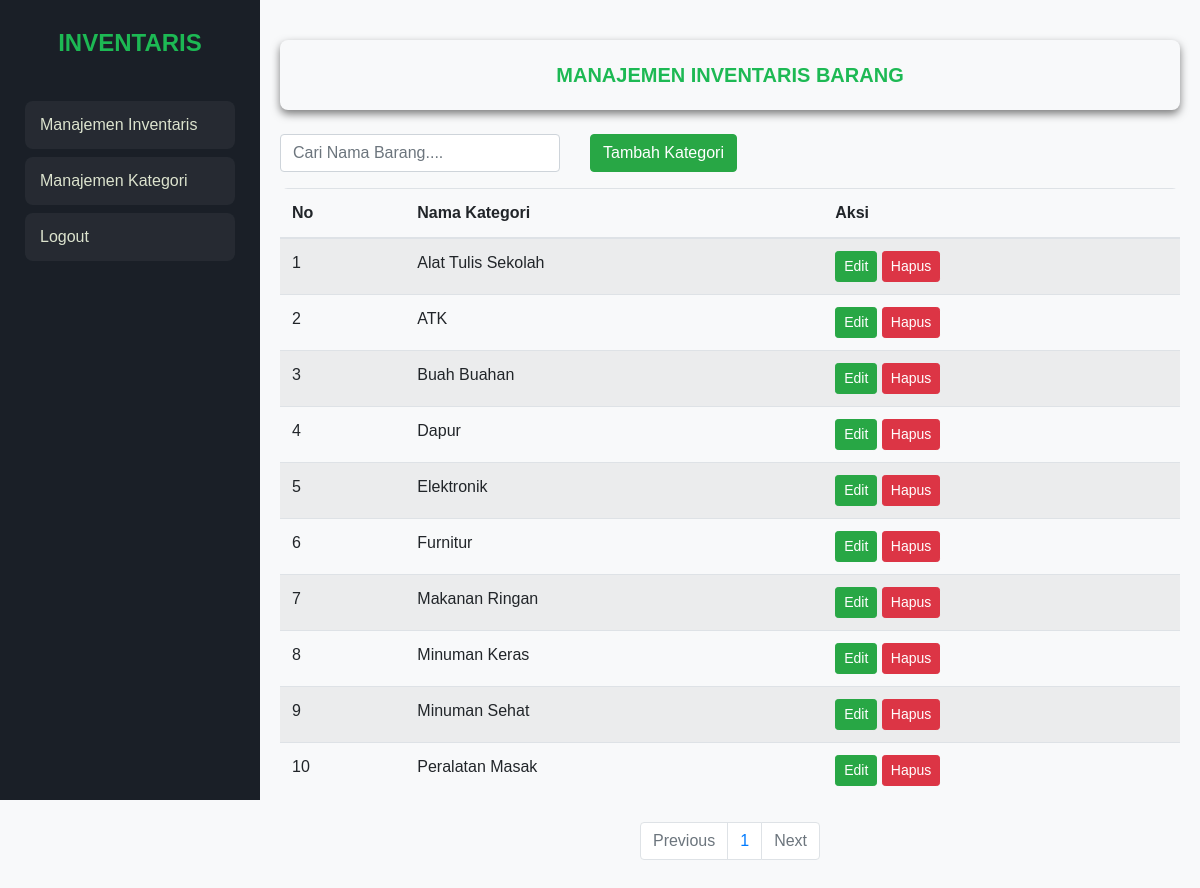
The page /kategori.php (signed in) on the database its author committed.
### tables this page shows
CREATE TABLE `kategori` (
  `id` int(11) NOT NULL,
  `nama_kategori` varchar(255) DEFAULT NULL
);

### kategori.php (the view, shortened to what this page needs)
<?php
    include 'db.php';
    $limit = 10;
    $page = isset($_GET['page']) ? (int)$_GET['page'] : 1;
    $offset = ($page - 1) * $limit;
    $filterKategori = isset($_GET['kategori']) ? $_GET['kategori'] : '';
    $search = isset($_GET['search']) ? $_GET['search'] : '';
     $whereSQL = '';
    $totalDataQuery = "SELECT COUNT(*) AS total FROM kategori $whereSQL";
    $totalDataResult = mysqli_query($conn, $totalDataQuery);
    $totalDataRow = mysqli_fetch_assoc($totalDataResult);
    $totalData =  $totalDataRow['total'];
    $totalPage = ceil($totalData / $limit);
    $sql = "SELECT * FROM kategori ORDER BY nama_kategori ASC LIMIT $limit OFFSET $offset";
    $query = mysqli_query($conn, $sql);
?>
<!DOCTYPE html>
<html lang="en">
<head>
    <link rel="stylesheet" href="css/bootstrap.min.css">
</head>
<body class="bg-light">
    <div class="sidebar">
        <div class="logo">INVENTARIS</div>
        <a href="index.php">Manajemen Inventaris</a>
        <a href="kategori.php">Manajemen Kategori</a>
        <a href="logout.php">Logout</a>
    </div>
    <div class="main-container">
        <div class="judul mb-4">MANAJEMEN INVENTARIS BARANG</div>
        <form action="" class="row mb-3" id="filterForm">
            <div class="col-md-4">
                <input type="text" name="search" id="searchInput" class="form-control" placeholder="Cari Nama Barang...." value="<?= htmlentities($search) ?>">
            </div>
            <div class="col-md-4 text-align-end">
                <a href="tambah-kategori.php" class="btn btn-success btn-add">Tambah Kategori</a>
            </div>
        </form>
        <div class="table-container">
            <table class="table table-hover table-striped mb-0">
                <thead>
                    <tr>
                        <th>No</th>
                        <th>Nama Kategori</th>
                        <th>Aksi</th>
                    </tr>
                </thead>
                <tbody>
                    <?php
                        $no = 1;
                        while($k = mysqli_fetch_assoc($query)):
                     ?>
                    <tr>
                        <td><?= $no++ ?></td>
                        <td><?= $k['nama_kategori']  ?></td>
                        <td>
                            <a href="edit-kategori.php?&id=<?= $k['id'] ?>" class="btn btn-success btn-sm">Edit</a>
                            <a href="#" class="btn btn-danger btn-sm" onclick="ConfirmDelete('hapus-kategori.php?id=<?= $k['id']; ?>')"><i class="fas fa-trash"></i> Hapus</a>
                        </td>
                    </tr>
                    <?php endwhile; ?>
                </tbody>
            </table>
        </div>
        <br>
        <nav>
            <ul class="pagination justify-content-center">
                <li class="page-item <?= ($page <= 1) ? 'disabled' : '' ?>">
                    <a href="?page=<?= $page - 1 ?>&search=<?= urlencode($search) ?>&kategori=<?= $filterKategori ?>" class="page-link">Previous</a>
                </li>
                <?php for($i = 1; $i <= $totalPage; $i++): ?>
                <li class="page-item" <?= ($page == $i) ? 'active' : '' ?>>
                    <a href="?page=<?= $i ?>&search=<?= urlencode($search) ?>&kategori=<?= $filterKategori ?>" class="page-link"><?= $i ?></a>
                </li>
                <?php endfor ?>
                <li class="page-item <?= ($page >= $totalPage) ? 'disabled' : 'active' ?>">
                    <a href="?page=<?= $page + 1 ?>&search=<?= urlencode($search) ?>&kategori=<?= $filterKategori ?>" class="page-link">Next</a>
                </li>
            </ul>
        </nav>
    </div>
</body>
</html>

### kategori.php (style rules this page uses)
body { margin: 0; font-family: Poppins, sans-serif; background: #fff; }
.sidebar { width: 260px; height: 100vh; background: #1a1f27; color: #fff; position: fixed; top: 0; left: 0; transition: .4s; padding: 25px; box-shadow: 0 8 20px rgba(0,0,0,0.25); z-index: 999; }
.sidebar .logo { font-size: 24px; font-weight: 600; text-align: center; color: #1db954; margin-bottom: 40px; }
.sidebar a { display: block; padding: 12px 15px; text-decoration: none; background: rgba(255,255,255,0.05); color: #dce3ce; border-radius: 8px; margin-bottom: 8px; transition: 0.2s; }
.main-container { margin-left: 260px; padding: 40px 20px; }
.table-container { border-radius: 8px; overflow: hidden; box-shadow: 0 4 8px rgba(0,0,0,0.5); }
.judul { width: 100%; box-shadow: 0 4px 8px rgba(0,0,0,0.5); border-radius: 8px; padding: 20px 10px; text-align: center; font-weight: 600; font-size: 20px; color: #1db954; }
.btn { transition: all 0.3s ease; }
input[type=text], select { transition: all 0.3s ease; }

### rows shown on the page
kategori: nama_kategori "Alat Tulis Sekolah"
kategori: nama_kategori "ATK"
kategori: nama_kategori "Buah Buahan"
kategori: nama_kategori "Dapur"
kategori: nama_kategori "Elektronik"
kategori: nama_kategori "Furnitur"
kategori: nama_kategori "Makanan Ringan"
kategori: nama_kategori "Minuman Keras"
kategori: nama_kategori "Minuman Sehat"
kategori: nama_kategori "Peralatan Masak"
